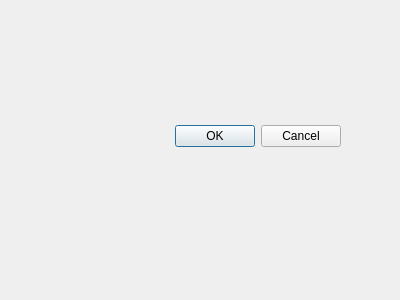
<?xml version="1.0" encoding="UTF-8"?>
<ui version="4.0">
 <class>window</class>
 <widget class="QDialog" name="window">
  <property name="geometry">
   <rect>
    <x>0</x>
    <y>0</y>
    <width>400</width>
    <height>300</height>
   </rect>
  </property>
  <property name="windowTitle">
   <string>Dialog</string>
  </property>
  <widget class="QDialogButtonBox" name="buttonBox">
   <property name="geometry">
    <rect>
     <x>0</x>
     <y>120</y>
     <width>341</width>
     <height>32</height>
    </rect>
   </property>
   <property name="orientation">
    <enum>Qt::Horizontal</enum>
   </property>
   <property name="standardButtons">
    <set>QDialogButtonBox::Cancel|QDialogButtonBox::Ok</set>
   </property>
  </widget>
 </widget>
 <resources/>
 <connections>
  <connection>
   <sender>buttonBox</sender>
   <signal>accepted()</signal>
   <receiver>window</receiver>
   <slot>accept()</slot>
   <hints>
    <hint type="sourcelabel">
     <x>248</x>
     <y>254</y>
    </hint>
    <hint type="destinationlabel">
     <x>157</x>
     <y>274</y>
    </hint>
   </hints>
  </connection>
  <connection>
   <sender>buttonBox</sender>
   <signal>rejected()</signal>
   <receiver>window</receiver>
   <slot>reject()</slot>
   <hints>
    <hint type="sourcelabel">
     <x>316</x>
     <y>260</y>
    </hint>
    <hint type="destinationlabel">
     <x>286</x>
     <y>274</y>
    </hint>
   </hints>
  </connection>
 </connections>
</ui>
